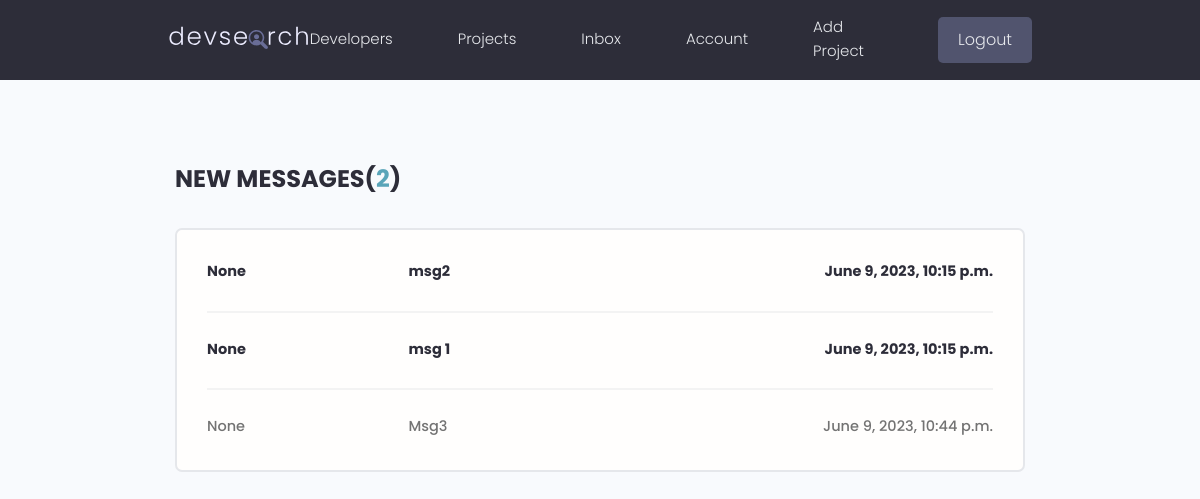
The page /inbox/ (signed in) on the database as committed earlier.
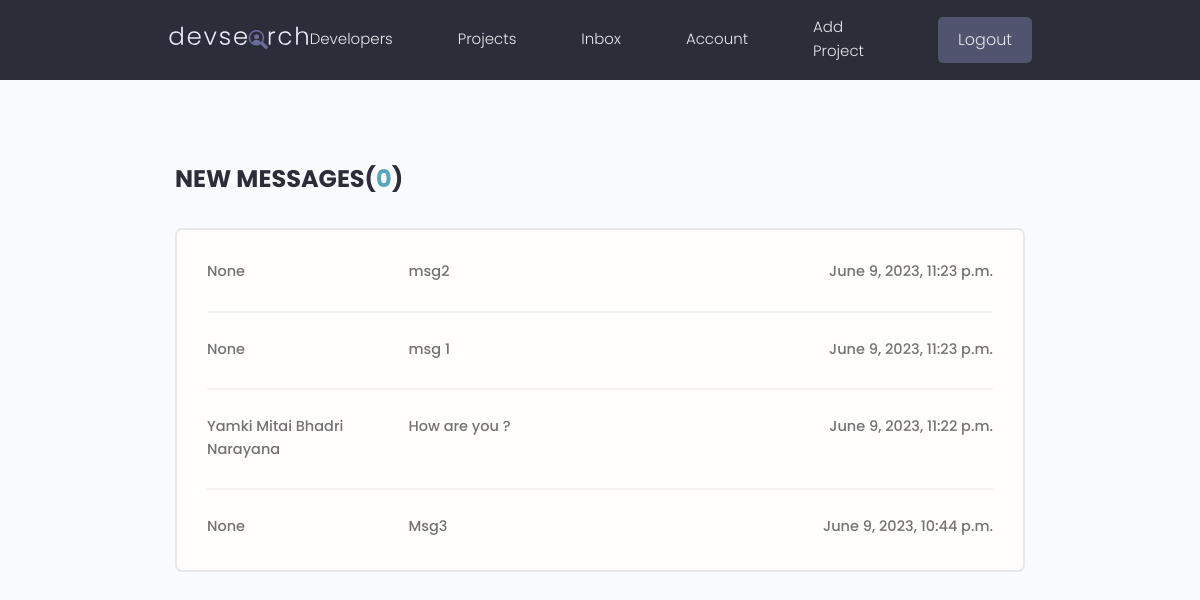
The same page on the database as committed later.
### users/models.py (models this page shows, shortened)
class Message(models.Model):
    sender = models.ForeignKey(Profile, on_delete=models.SET_NULL, null = True, blank = True)
    recipient = models.ForeignKey(Profile, on_delete=models.SET_NULL, null = True, blank = True, related_name = "messages")
    name = models.CharField(max_length= 200, null = True, blank = True)
    email = models.EmailField(max_length=200, null = True, blank = True)
    subject = models.CharField(max_length=200, null = True, blank = True)
    body = models.TextField()
    is_read = models.BooleanField(default=False, null = True)
    created = models.DateTimeField(auto_now=True)
    id = models.UUIDField(default=uuid.uuid4, unique = True, primary_key=True, editable=False)
    class Meta:
        ordering = ['is_read', '-created']

### users/views.py (the view)
# urls.py: path('inbox/', views.inbox, name = 'inbox'),
@login_required(login_url='login')
def inbox(request):
    profile = request.user.profile
    messageRequests = profile.messages.all()
    unreadCount = messageRequests.filter(is_read = False).count()
    context = {'messageRequests': messageRequests, 'unreadCount':unreadCount}
    return render(request, 'users/inbox.html', context)

### users/templates/users/inbox.html
{% extends 'main.html' %}
{% block content %}
<main class="inbox my-xl">
    <div class="content-box">
      <h3 class="inbox__title">New Messages(<span>{{unreadCount}}</span>)</h3>
      <ul class="messages">
        {% for message in messageRequests %}
        {% if message.is_read == False %}
        <li class="message message--unread">
        {% else %}
        <li class="message">
            {% endif %}
          <a href="{% url 'message' message.id %}">
            <span class="message__author">{{message.name}}</span>
            <span class="message__subject">{{message.subject}}</span>
            <span class="message__date">{{message.created}}</span>
          </a>
        </li>
        {% endfor %}
      </ul>
    </div>
  </main>
{% endblock content %}

Rows that differ between the two databases and show on the page:
changed Message "msg2": is_read False → True (drawn); created "June 9, 2023, 10:15 p.m." → "June 9, 2023, 11:23 p.m."
changed Message "msg 1": is_read False → True (drawn); created "June 9, 2023, 10:15 p.m." → "June 9, 2023, 11:23 p.m."
added Message: name "Yamki Mitai Bhadri Narayana", subject "How are you ?", created "June 9, 2023, 11:22 p.m."
Other text that changed with them:
{{ unreadCount }}: "2" → "0"
